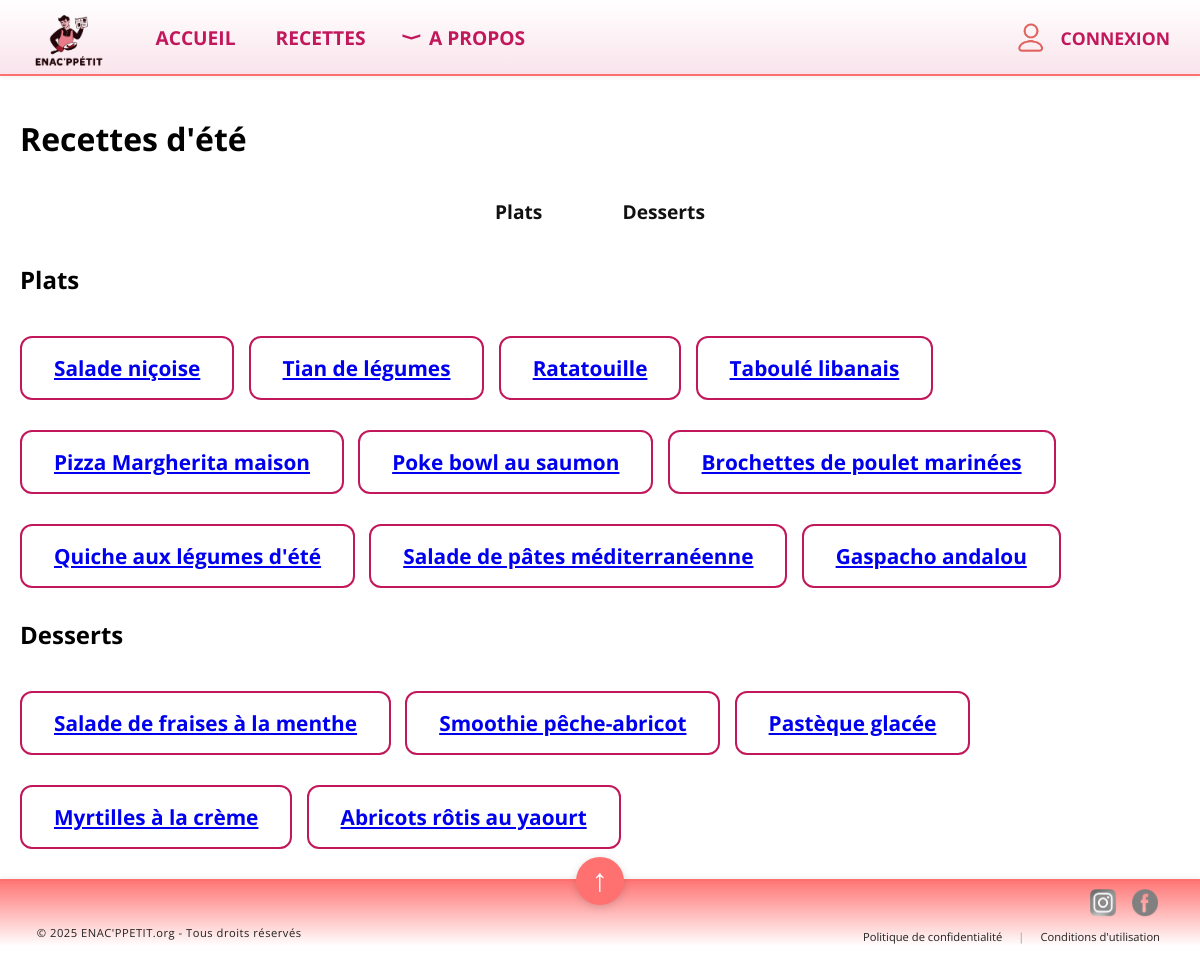
Page /ete on the committed database.
### tables this page shows
CREATE TABLE Recette (
    Recette_id INTEGER PRIMARY KEY,
    Title TEXT,
    Preptime INTEGER,
    Cooktime INTEGER,
    Category TEXT,
    Saison TEXT,
    Description TEXT,
    Servings INTEGER,
    Image TEXT
);

### app.py (the view)
@app.route('/ete')
def ete():
    conn = sqlite3.connect('BDD.db')
    conn.row_factory = sqlite3.Row
    plats = conn.execute("SELECT * FROM Recette WHERE saison = 'Été' AND category = 'Plat'").fetchall()
    desserts = conn.execute("SELECT * FROM Recette WHERE saison = 'Été' AND category = 'Dessert'").fetchall()
    conn.close()
    return render_template('ete.html', plats=plats, desserts=desserts)

### templates/ete.html (shortened to what this page needs)
{% extends "base.html" %}
{% block content %}
<h1>Recettes d'été</h1>
<div class="categories-links">
    <a href="#plats">Plats</a>
    <a href="#desserts">Desserts</a>
</div>
<h2 id="plats">Plats</h2>
{% if plats %}
    {% for plat in plats %}
        <div class="encadre-nom-recette">
            <a href="{{ url_for('recette', recipe_id=plat['Recette_id']) }}">{{ plat['Title'] }}</a>
        </div>
    {% endfor %}
{% else %}
    <p>Aucun plat d'été trouvé.</p>
{% endif %}
<h2 id="desserts">Desserts</h2>
{% if desserts %}
    {% for dessert in desserts %}
        <div class="encadre-nom-recette">
            <a href="{{ url_for('recette', recipe_id=dessert['Recette_id']) }}">{{ dessert['Title'] }}</a>
        </div>
    {% endfor %}
{% else %}
    <p>Aucun dessert d'été trouvé.</p>
{% endif %}
{% endblock %}

### templates/base.html (shortened to what this page needs)
<!DOCTYPE html>
<html lang="fr">
<head>
    <link rel="stylesheet" href="{{ url_for('static', filename='style.css') }}">
</head>
<body>
    <div class="top-bar">
        <img src="{{ url_for('static', filename='enacppetit.png') }}" alt="Logo ENAC'ppetit">
        <nav>
            <ul class="nav-links">
                <li><a href="{{ url_for('accueil') }}">ACCUEIL</a></li>
                <li><a href="{{ url_for('recettes') }}">RECETTES</a></li>
                <li class="nav-dropdown">
                    <span class="apropos-link">
                        <span class="apropos-arrow" style="font-size:1em; margin-right:10px; display:inline-block; transform:rotate(270deg);">⟨</span>
                        A PROPOS
                    </span>
                </li>
            </ul>
        </nav>
        <a href="{{ url_for('login') }}" style="margin-left:auto; margin-right:30px; color:#c2185b; font-weight:bold; font-size:1.1em; text-decoration:none; display:flex; align-items:center; font-family:'Open Sans',Arial,sans-serif;">
            <img src="{{ url_for('static', filename='logoconnexion.png') }}" alt="Logo Connexion" style="height:0.9cm; margin-right:8px;">
            CONNEXION
        </a>
    </div>
    <div class="content">
        {% block content %}{% endblock %}
    </div>
    <div class="bottom-bar">
    <span class="footer-left">&nbsp;&nbsp;© 2025 ENAC'PPETIT.org - Tous droits réservés</span>
    <button class="scroll-top-btn" onclick="window.scrollTo({top: 0, behavior: 'smooth'});">
        &#8593;
    </button>
    <div class="footer-social">
    <div class="social-logos">
        <a href="https://www.instagram.com/enacppetit?igsh=MTFtcmJqcXhuZGltNg%3D%3D&utm_source=qr" target="_blank">
            <img src="{{ url_for('static', filename='insta.png') }}" alt="Instagram" class="social-icon">
        </a>
        <a href="https://www.facebook.com/profile.php?id=61577273121264" target="_blank">
            <img src="{{ url_for('static', filename='facebook.png') }}" alt="Facebook" class="social-icon">
        </a>
    </div>
    <div class="footer-links-row">
        <a href="/confidentialite">Politique de confidentialité</a>
        <span class="footer-sep">|</span>
        <a href="/conditions">Conditions d'utilisation</a>
    </div>
</div>
</body>
</html>

### static/style.css (style rules this page uses)
body { overflow-x: hidden; background: #fff; margin: 0; padding: 0; font-family: 'Open Sans', Arial, sans-serif; }
html { box-sizing: border-box; width: 100vw; overflow-x: hidden; }
*, *::before, *::after { box-sizing: inherit; }
.top-bar { position: fixed; top: 0; left: 0; width: 100%; height: 2cm; background: linear-gradient( to bottom, #ffffff 0%, #f9e4ec calc(100% - 0.05cm), #ff7171 calc(100% - 0.05cm), #ff7171 100% ); z-index: 1000; display: flex; align-items: center; box-shadow: 0 2px 4px rgba(0,0,0,0.05); }
.top-bar img { height: 1.6cm; margin-left: 20px; }
.top-bar img[alt="Logo ENAC'ppetit"] { margin-right: 40px; }
.nav-links { display: flex; gap: 40px; margin-left: 40px; font-size: 1.2em; }
.nav-links a { color: #c2185b; text-decoration: none; font-weight: bold; transition: color 0.2s; font-family: 'Open Sans', Arial, sans-serif; }
.content { margin-top: 2cm; padding: 20px; font-family: 'Open Sans', Arial, sans-serif; }
.bottom-bar { position: relative; display: flex; align-items: flex-end; justify-content: space-between; width: 100%; height: 2cm; background: linear-gradient( to top, #ffffff 0.2cm, #ff7171 2cm ); box-shadow: 0 -2px 4px rgba(0,0,0,0.05); padding: 0 20px 10px 20px; border-top: 2px solid #ff7171; }
.scroll-top-btn { position: absolute; left: 50%; transform: translateX(-50%); top: -24px; background: #ff7171; color: rgb(255, 255, 255); border: none; border-radius: 50%; width: 48px; height: 48px; font-size: 2rem; display: flex; align-items: center; justify-content: center; box-shadow: 0 2px 8px rgba(0,0,0,0.15); cursor: pointer; transition: background 0.2s; z-index: 2; }
.footer-social { display: flex; align-items: flex-end; gap: 18px; margin-left: 10px; margin-right: 20px; }
.social-icon { width: 30px ; height: 30px ; object-fit: contain; filter: grayscale(1); transition: filter 0.2s; }
.footer-left { color: #222; font-size: 0.7em; align-self: flex-end; margin-left: 10px; margin-bottom: 4px; letter-spacing: 0.5px; }
.footer-social { display: flex; flex-direction: column; align-items: flex-end; gap: 4px; }
.social-logos { display: flex; gap: 12px; margin-bottom: 2px; }
.footer-links-row { display: flex; gap: 16px; font-size: 0.7em; }
.footer-links-row a { color: #222; text-decoration: none; transition: color 0.2s; }
.footer-sep { color: #bbb; font-weight: bold; }
.nav-links { display: flex; align-items: center; gap: 40px; margin-left: 40px; font-size: 1.2em; list-style: none; padding: 0; margin: 0; }
.nav-links li { position: relative; display: flex; align-items: center; }
.apropos-link { cursor: pointer; display: flex; align-items: center; color: #c2185b; font-weight: bold; font-family: 'Open Sans', Arial, sans-serif; gap: 6px; }
.apropos-arrow { font-size: 1.2em; margin-right: 4px; transition: transform 0.2s; }
.apropos-arrow { font-size: 1em; margin-right: 10px; display: inline-block; transition: transform 0.2s; transform: rotate(270deg); }
.encadre-nom-recette { background: #fff; border: 2px solid #c2185b; border-radius: 12px; padding: 16px 32px; font-size: 1.3em; font-weight: bold; display: inline-block; margin: 20px 10px 10px 0; }
.categories-links { display: flex; justify-content: center; gap: 40px; margin: 30px 0 30px 0; }
.categories-links a { font-weight: bold; color: #111; text-decoration: none; font-size: 1.2em; padding: 8px 20px; border-radius: 20px; transition: background 0.2s; }

### rows in the picture
Recette: Title "Salade niçoise"
Recette: Title "Tian de légumes"
Recette: Title "Ratatouille"
Recette: Title "Taboulé libanais"
Recette: Title "Pizza Margherita maison"
Recette: Title "Poke bowl au saumon"
Recette: Title "Brochettes de poulet marinées"
Recette: Title "Quiche aux légumes d'été"
Recette: Title "Salade de pâtes méditerranéenne"
Recette: Title "Gaspacho andalou"
Recette: Title "Salade de fraises à la menthe"
Recette: Title "Smoothie pêche-abricot"
Recette: Title "Pastèque glacée"
Recette: Title "Myrtilles à la crème"
Recette: Title "Abricots rôtis au yaourt"
